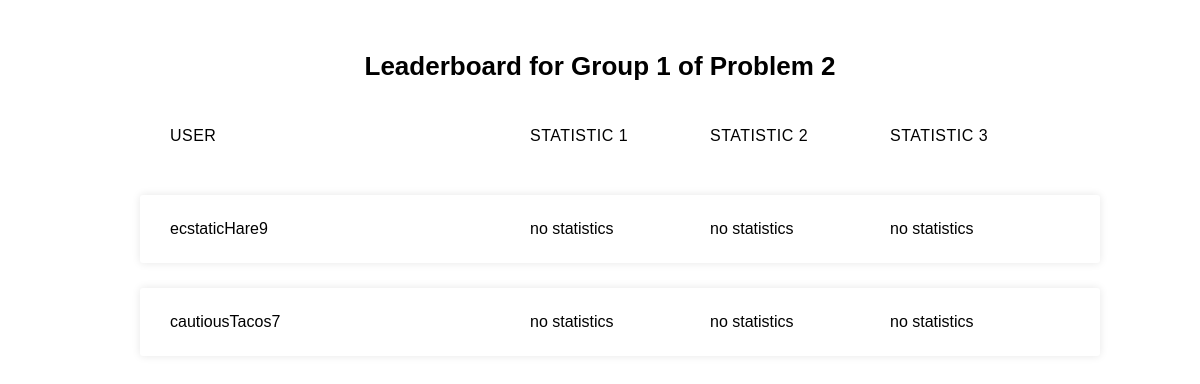
/challenge/submissions/Contains_Substring/Factor_1/, run on the app's committed database.
### challenge/models.py (models this page shows, shortened)
class FactorSubmission(models.Model):
    """factor of a specific challenge"""
    verbose_name = "Factor Submission"
    id = models.UUIDField(primary_key=True, default=uuid.uuid4,
                          help_text='Unique ID for this submission')
    submission = models.ForeignKey('Submission', on_delete=models.RESTRICT,
                                   null=True)
    challenge_tag = models.ForeignKey('ChallengeTag',
                                      on_delete=models.RESTRICT,
                                      null=True)
    factor_tag = models.ForeignKey('FactorTag', on_delete=models.RESTRICT,
                                   null=True)
    time = models.CharField(max_length=10, null=True)
    response1 = models.CharField(max_length=2000, null=True)
    response2 = models.CharField(max_length=2000, null=True)

class Submission(models.Model):
    """factor submissions"""
    verbose_name = "Submission"
    id = models.UUIDField(primary_key=True, default=uuid.uuid4,
                          help_text='Unique ID for this submission')
    which_submission = models.IntegerField()
    user = models.ForeignKey('User', on_delete=models.RESTRICT,
                             null=True)

class User(models.Model):
    """submissions"""
    experience_level = models.CharField(max_length=100)
    char_name = models.CharField(max_length=20, null=True)
    id = models.UUIDField(primary_key=True, default=uuid.uuid4,
                          help_text='Unique ID for this user')
    def __str__(self):
        """of type Model"""
        return f"{self.char_name}"

### challenge/views.py (the view)
def leaderboard(request, challenge_tag, factor_tag):
    submissions_requested = FactorSubmission.objects.filter(challenge_tag__tag__exact=challenge_tag).filter(factor_tag__tag__exact=factor_tag)
    challenge_tag_to_display = {"H_Index": "Problem 1",
                                "Contains_Substring": "Problem 2",
                                "Contains_Loop": "Problem 3"}
    factor_tag_to_display = {"Factor_1": "Group 1",
                             "Factor_2": "Group 2",
                             "Factor_3": "Group 3",
                             "Factor_4": "Group 4"}
    challenge_display = challenge_tag_to_display.get(challenge_tag,
                                                     challenge_tag)
    factor_display = factor_tag_to_display.get(factor_tag,
                                               factor_tag)
    return render(request,
                  'leaderboard.html',
                  context={'submissions':submissions_requested,
                           'challenge':challenge_display,
                           'factor':factor_display})

### challenge/templates/leaderboard.html
{% extends 'challenge_generic.html' %}
{% block head %}
  {% load static %}
  <link rel="stylesheet" href="{% static 'css/styles_leaderboard.css' %}">
{% endblock %}
{% block content %}
{% if submissions %}
<div class="container">
  <h2><br>Leaderboard for {{factor}} of {{challenge}}</h2>
  <ul class="responsive-table">
    <li class="table-header">
      <div class="col col-1">User</div>
      <div class="col col-2">statistic 1</div>
      <div class="col col-3">statistic 2</div>
      <div class="col col-4">statistic 3</div>
    </li>
    {% for submission in submissions %}
    <li class="table-row">
      <div class="col col-1" data-label="Job Id">{{submission.submission.user}}</div>
      <div class="col col-2" data-label="Customer Name">no statistics</div>
      <div class="col col-3" data-label="Amount">no statistics</div>
      <div class="col col-4" data-label="Payment Status">no statistics</div>
    </li>
    {% endfor %}
  </ul>
</div>
{% else %}
<div class="center_text">
<br><br><br><br><br><br>
<p>There are no submissions yet</p>
</div>
{% endif %}
{% endblock %}

### challenge/static/css/styles_leaderboard.css (style rules this page uses)
body { font-family: Arial, Helvetica, sans-serif; }
.container { max-width: 1000px; margin-left: auto; margin-right: auto; padding-left: 10px; padding-right: 10px; }
h2 { font-size: 26px; margin: 20px 0; text-align: center; }
.responsive-table li { border-radius: 3px; padding: 25px 30px; display: flex; justify-content: space-between; margin-bottom: 25px; }
.responsive-table .table-header { text-transform: uppercase; letter-spacing: 0.03em; }
.responsive-table .table-row { background-color: #ffffff; box-shadow: 0px 0px 9px 0px rgba(0, 0, 0, 0.1); }
.responsive-table .col-1 { flex-basis: 40%; }
.responsive-table .col-2 { flex-basis: 20%; }
.responsive-table .col-3 { flex-basis: 20%; }
.responsive-table .col-4 { flex-basis: 20%; }

### challenge/templates/challenge_generic.html (style rules this page uses)
.fill { height: 100vh; width: 100vw; }
.fill_parent { height: 100%; width: 100%; margin: 0; }

### data on the page
FactorSubmission: submission.user "ecstaticHare9"
FactorSubmission: submission.user "cautiousTacos7"

### other printed values
{{ factor }} "Group 1"
{{ challenge }} "Problem 2"
